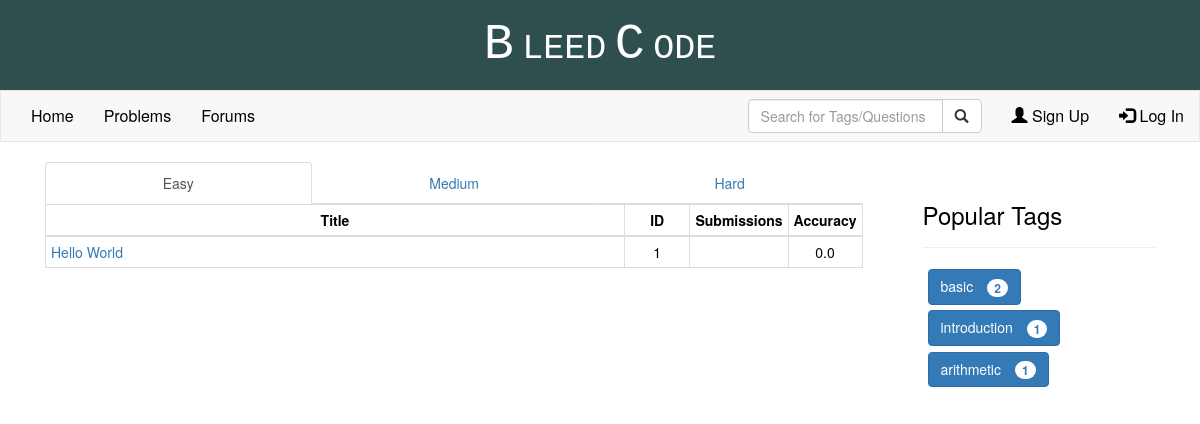
The app's page /problems/ with its own data.
### Problems/models.py (models this page shows)
class ProblemSet(models.Model):
    id = models.AutoField(primary_key=True)
    title = models.CharField(max_length=100)
    difficulty = models.CharField(max_length=10)
    no_of_submissions = models.IntegerField(default=0)
    accuracy = models.FloatField(default=0.0)
    tags = models.CharField(max_length=100, default="")
    description = models.TextField(default="")
    constraints = models.TextField(default="")
    inputDesc = models.TextField(default="")
    outputDesc = models.TextField(default="")
    problemSetter = models.CharField(max_length=30, default="")
    problemTester = models.CharField(max_length=30, default="")
    publishDate = models.DateField(default=datetime.date.today)
    timeLimit = models.FloatField(default=0.0)
    def __unicode__(self):
        return self.title

### Problems/views.py (the view)
def problemIndex(request):
    print("aaaaa")
    problems = ProblemSet.objects.all()
    print(problems)
    badgeCount = {}
    for i in problems:
        tags = i.tags.split()
        for j in tags:
            if j in badgeCount:
                badgeCount[j] += 1
            else:
                badgeCount[j] = 1
    print("bbb")
    return render(request, 'problems.html' , {'problems': problems, 'badgeCount': badgeCount} )

### templates/problems.html (shortened to what this page needs)
{% extends "base.html" %}
{% block body %}
    <div class="container">
        <div class="row">
            <div class="col-sm-9">
                <div class="col-sm-12">
                    <ul class="nav nav-tabs nav-justified">
                        <li class="active"><a href="#Easy" data-toggle="tab">Easy</a></li>
                        <li><a href="#Medium" data-toggle="tab">Medium</a></li>
                        <li><a href="#Hard" data-toggle="tab">Hard</a></li>
                    </ul>
                    <div class="tab-content">
                        <div id="Easy" class="tab-pane fade in active">
                            <div class="table-responsive">
                                <table class="table table-condensed table-bordered table-hover roundedCorner">
                                    <thead class="tableHeader">
                                        <th>Title</td>
                                        <th>ID</td>
                                        <th>Submissions</td>
                                        <th>Accuracy</td>
                                    </thead>
                                    {% for problem in problems %}
                                        {% if problem.difficulty == "Easy" %}
                                            <tr>
                                                <td class="col-sm-9"> <a href="/problems/{{problem.id}}/"> {{problem.title}} </td>
                                                <td class="col-sm-1" style="text-align:center;"> {{problem.id}} </td>
                                                <td class="col-sm-1" style="text-align:center;"> {{problem.submissions}} </td>
                                                <td class="col-sm-1" style="text-align:center;"> {{problem.accuracy}} </td>
                                            </tr>
                                        {% endif %}
                                    {% endfor %}
                                </table>
                            </div>
                        </div>
                    </div>
                </div>
            </div>
            <div class="col-sm-3">
                <div class="col-sm-12">
                        <div class="page-header">
                            <h3>Popular Tags</h3>
                        </div>
                        <ul style="list-style-type:none; font-size:150%; margin-left:0px; padding-left:5px;">
                            {% for badge,count in badgeCount.items %}
                                <li style="margin-bottom:5px;">
                                    <button class="btn btn-primary">
                                        {{ badge }}&emsp;<span class="badge">{{ count }}</span>
                                    </button>
                                </li>
                            {% endfor %}
                        </ul>
                </div>
            </div>
        </div>
    </div>
{% endblock %}

### templates/problems.html (style rules this page uses)
.roundedCorner { border-radius: 10px; }
.tableHeader th { text-align:center; }

### templates/base.html (style rules this page uses)
body { color: black; }

### records on screen
ProblemSet: title "Hello World", id "1", accuracy "0.0"

### other values on screen
{{ badge }} "basic" "introduction" "arithmetic"
{{ count }} "2" "1" "1"
